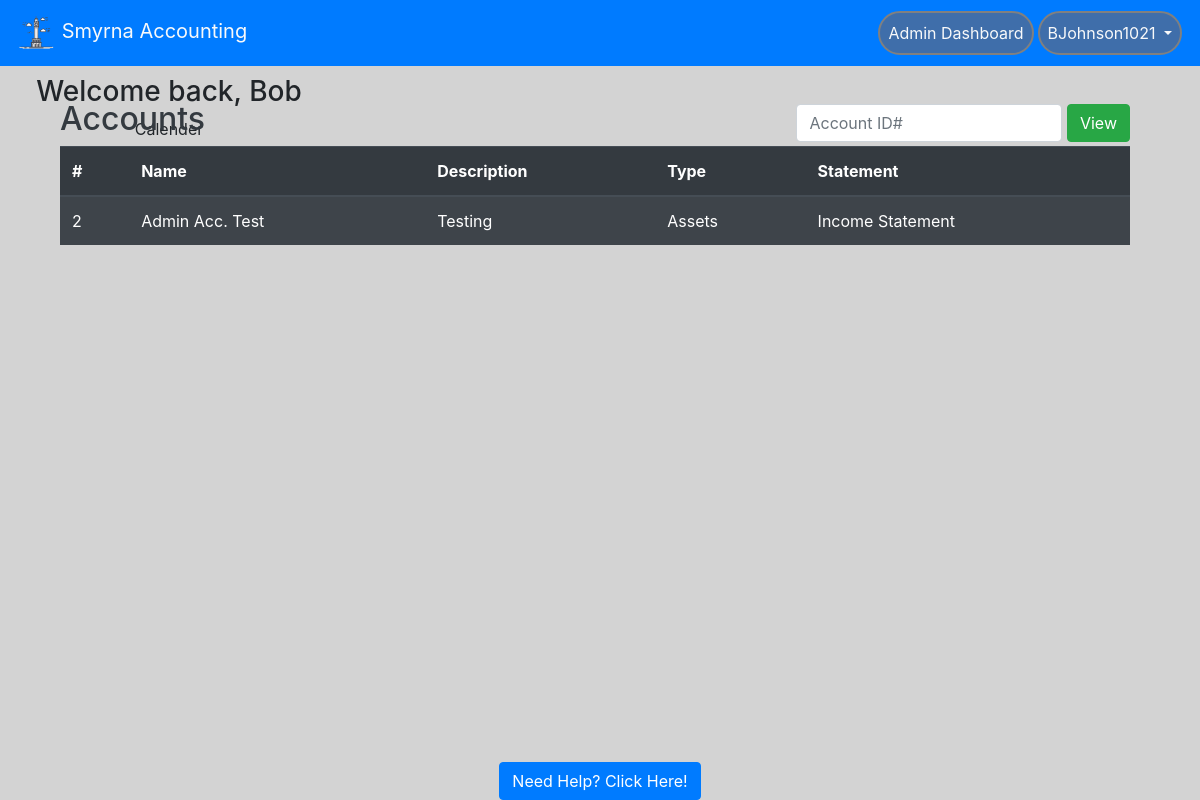
Screenshot of / (signed in) with the database file from the repository.
### website/models.py (models this page shows, shortened)
class User(db.Model, UserMixin):
    id = db.Column(db.Integer, primary_key=True)  # unique identifier
    email = db.Column(db.String(150), unique=True)
    password = db.Column(db.String(150))
    oldPassword = db.Column(db.String(150))
    firstName = db.Column(db.String(150))
    lastName = db.Column(db.String(150))
    userName = db.Column(db.String(150))
    hasAdmin = db.Column(db.Boolean, default=False)
    hasMan = db.Column(db.Boolean, default=False)
    status = db.Column(db.Boolean, default=False)
    creationDate = db.Column(db.Date())
    expirationDate = db.Column(db.Date())
    accounts = db.relationship("Account", backref="parent")

class Account(db.Model):
    acc_num = db.Column(db.Integer, primary_key=True)  # unique identifier. Needs adjusting
    user_id = db.Column(db.Integer, db.ForeignKey('user.id'), nullable=False)
    acc_name = db.Column(db.String(150), unique=True)
    acc_desc = db.Column(db.String(150))
    acc_cat = db.Column(db.String(150))
    init_bal = db.Column(db.Float)
    acc_statement = db.Column(db.String(150))

### website/views.py (the view)
@views.route('/', methods =['GET', 'POST'])
@login_required
def home():
    if request.method == 'POST':
        global ACC_ID
        ACC_ID = request.form.get('searchBar')
        return redirect(url_for('auth.view_account'))
    return render_template("home.html", user = current_user,
                    acc_query = Account.query.join(User).filter(Account.user_id==current_user.id))

### website/__init__.py (called while the page is built)
def create_app():
    app = Flask(__name__)
    app.config['SECRET_KEY'] = 'this is the secret key'
    app.config['SQLALCHEMY_DATABASE_URI'] = f'sqlite:///{DB_NAME}'
    db.init_app(app)
    app.config['MAIL_SERVER'] = 'smtp.gmail.com'
    app.config['MAIL_PORT'] = 465
    app.config['MAIL_USE_SSL'] = True
    app.config['MAIL_USERNAME'] = 'brandondunson15@gmail.com'
    app.config['MAIL_PASSWORD'] = 'Panopticon0987!@'
    mail.init_app(app)
    from .views import views
    from .auth import auth
    app.register_blueprint(views, url_prefix='/')
    app.register_blueprint(auth, url_prefix='/')
    from .models import User
    create_database(app)
    login_manager = LoginManager()
    login_manager.login_view = 'auth.login'
    login_manager.init_app(app)
    @login_manager.user_loader
    def load_user(id):
        return User.query.get(int(id))
    return app

### website/templates/home.html (shortened to what this page needs)
{% extends "base.html" %}
{%block content%}
<div class="prof-container">
    <h3 class="pl-2 text-center"> Welcome back, {{current_user.firstName}}</h3>
    <p class=" text-center pl-2">Calender</p>
    <div class="cal">
        <iframe src="https://calendar.google.com/calendar/embed?height=500&wkst=1&bgcolor=%23ffffff&ctz=America%2FNew_York&title=Account%20Calander&showTitle=0&showNav=0&showPrint=0&showTabs=0&showCalendars=0&src=aGo0aDBzYnVza3BxcmtwcjhncG91dG9qczhAZ3JvdXAuY2FsZW5kYXIuZ29vZ2xlLmNvbQ&color=%23F4511E"
            style="border-width:0" width="300" height="300" frameborder="0" scrolling="no">
        </iframe>
    </div>
</div>
    <div class="container text-light pb-2" style="position: absolute; top: 100px; width: 1100px;">
        <form class ="form-inline" method="POST">
        <h2 class="text-dark">Accounts</h2>
          <div class="ml-auto">
            <input type="search" name="searchBar" class="form-control pr-1" placeholder="Account ID#"
              list = "userData" />
              <button class="btn btn-success" type="submit">View</button>
          </div>
        </form>
        <div>
          <table class="table table-striped table-dark">
            <thead>
              <tr>
                <th scope="col">#</th>
                <th scope="col">Name</th>
                <th scope="col">Description</th>
                <th scope="col">Type</th>
                <th scope="col">Statement</th>
              </tr>
            </thead>
            <tbody style="overflow-y: scroll;">
              {% for account in acc_query %}
              <tr id="rowz">
                <td><a id = "link" style="color: white;" >{{account.acc_num}}</a></td>
                <td>{{account.acc_name}}</td>
                <td>{{account.acc_desc}}</td>
                <td>{{account.acc_cat}}</td>
                <td>{{account.acc_statement}}</td>
              </tr>
              {% endfor %}
            </tbody>
          </table>
        </div>
      </div>
{% endblock %}

### website/templates/base.html (shortened to what this page needs)
<!DOCTYPE html>
<html>
<head>
    <meat name="viewport" content="width=device-width, initial-scale=1" />
    <link rel="stylesheet" href="https://stackpath.bootstrapcdn.com/bootstrap/4.4.1/css/bootstrap.min.css"
 />
    <link rel="stylesheet" href="https://stackpath.bootstrapcdn.com/font-awesome/4.7.0/css/font-awesome.min.css"
 />
</head>
<body style="background-color: lightgrey">
    <nav class="navbar navbar-expand-lg navbar-dark bg-primary sticky-top">
        <a class = "navbar-brand text-light" href='/'>
            <img src="static/logo.png" width="40" height="40" atl="">
            Smyrna Accounting
        </a>
        <div class = "collapse navbar-collapse" id="navbar">
            <ul class = "navbar-nav ml-auto">
                {% if user.is_authenticated %}
                {% if user.hasAdmin %}
                <li class = "nav-item">
                    <a class = "nav-link text-light text-center" id = "adminPort" href="/adminPortal">Admin Dashboard</a>
                </li>
                {% endif %}
                <li class="nav-item dropdown">
                    <a class = "nav-link dropdown-toggle text-light text-center" id = "" data-toggle = "dropdown" aria-haspopup="true" aria-expanded="false">
                        {{ user.userName }}
                    </a>
                </li>
                {% else %}
                <a class = "nav-item nav-link text-light" id = "login" href="/login">Login</a>
                {% endif %}
            </ul>
        </div>
    </nav>
    <div class= "container">
        {%block content%}
        {% endblock %}
    </div>
</body>
<div class="footer" style="background-color: lightgray;">
    <a href="/help" class="btn btn-primary">Need Help? Click Here!</a>
</div>
</html>

### website/templates/base.html (style rules this page uses)
.footer { position: fixed; left: 0; bottom: 0; width: 100%; background-color: Blue; text-align: center; }
li.nav-item { border: 2px solid grey; margin: 2px; border-radius: 25px; background-color: rgb(63, 110, 170); }

### website/templates/home.html (style rules this page uses)
div.cal { position: absolute; padding-left: 15px; }
div.prof-container { position: absolute; left: 10px; top: 75px; height: 400px; width: 310px; }

### rows the page displays
User: userName "BJohnson1021", firstName "Bob"
Account: acc_num "2", acc_name "Admin Acc. Test", acc_desc "Testing", acc_cat "Assets", acc_statement "Income Statement"
